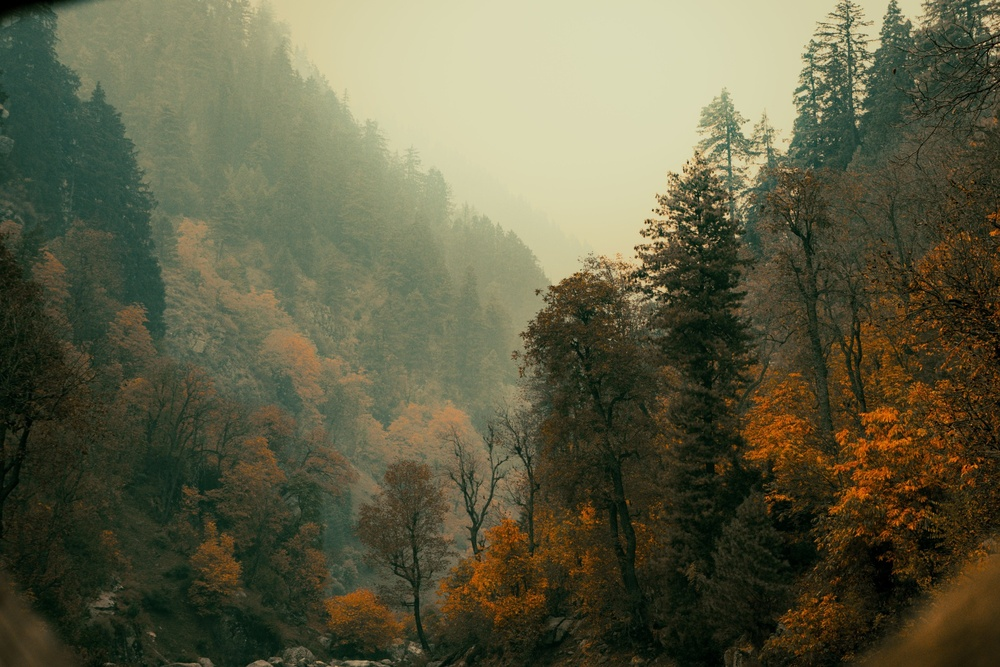
#> input picture sample.jpg, 1000 x 667 px, shrunk from 2048 x 1365 before the run
$ python q14.py
#> lines starting #> are read from the running program, lines starting #| are printed output that depends on the picture
import cv2
from pathlib import Path

image = cv2.imread(str(Path(__file__).resolve().parents[1] / "sample.jpg"))
#> image is the input picture: shape (667, 1000, 3); mean B, G, R 68.1, 93.5, 94.6
if image is None:
    raise FileNotFoundError("Could not load image")
b, g, r = cv2.split(image)
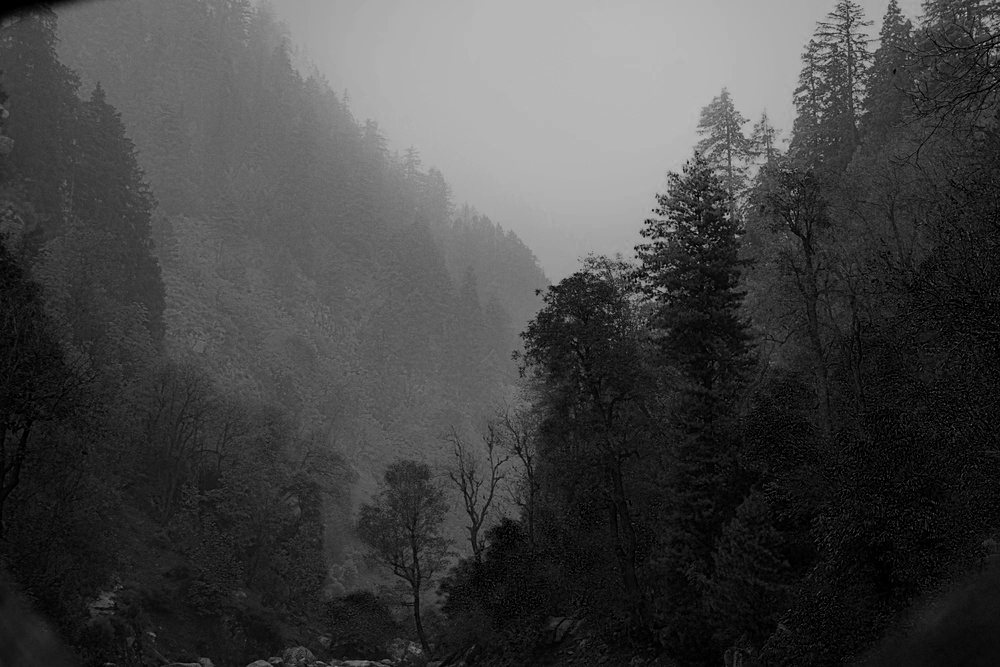
#> b: shape (667, 1000); min 0, max 190, mean 68.1
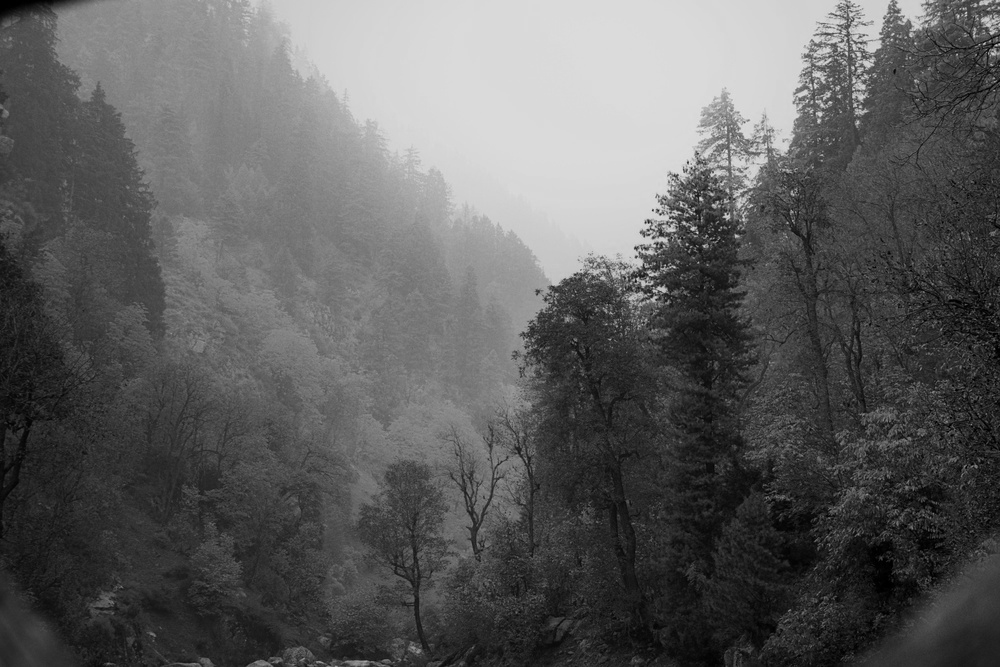
#> g: shape (667, 1000); min 0, max 227, mean 93.5
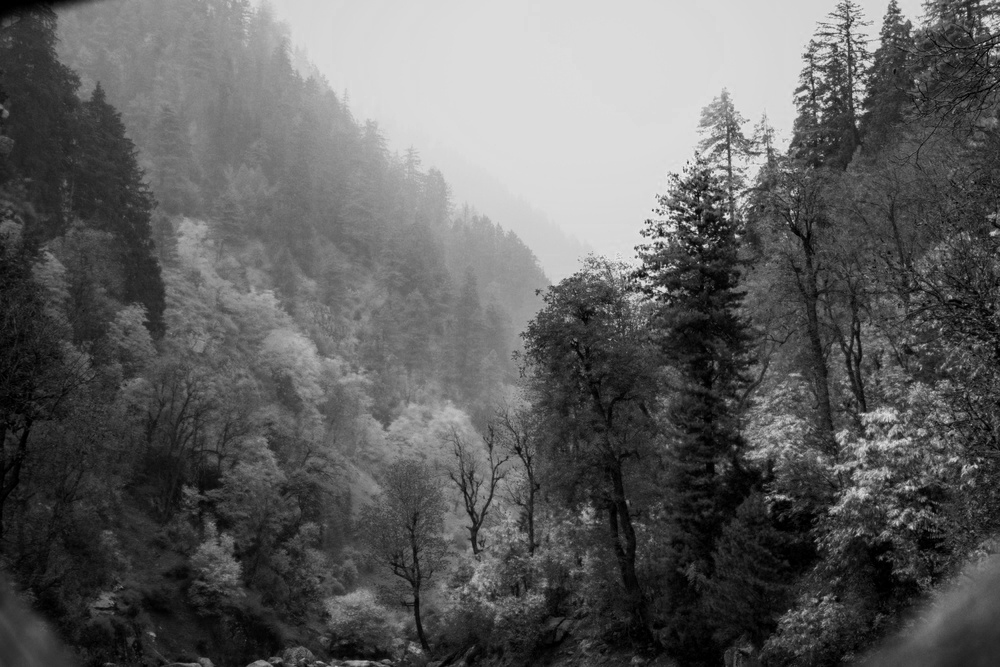
#> r: shape (667, 1000); min 0, max 250, mean 94.6
cv2.imshow("Blue Channel", b)
cv2.imshow("Green Channel", g)
cv2.imshow("Red Channel", r)
cv2.waitKey(0)
cv2.destroyAllWindows()
